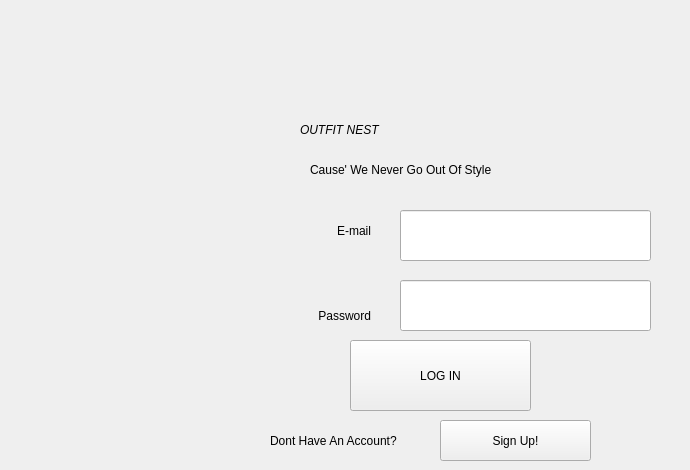
    <widget class="QWidget" name="logInPage">
     <widget class="QLabel" name="logoLabel1">
      <property name="geometry">
       <rect>
        <x>300</x>
        <y>50</y>
        <width>381</width>
        <height>161</height>
       </rect>
      </property>
      <property name="styleSheet">
       <string notr="true">font: 300 35pt &quot;Arial MT Std Light&quot;;</string>
      </property>
      <property name="text">
       <string>&lt;html&gt;&lt;head/&gt;&lt;body&gt;&lt;p&gt;&lt;span style=&quot; font-style:italic;&quot;&gt;OUTFIT NEST&lt;/span&gt;&lt;/p&gt;&lt;/body&gt;&lt;/html&gt;</string>
      </property>
     </widget>
     <widget class="QLabel" name="nameTab">
      <property name="geometry">
       <rect>
        <x>110</x>
        <y>180</y>
        <width>261</width>
        <height>101</height>
       </rect>
      </property>
      <property name="styleSheet">
       <string notr="true">font: 300 25pt &quot;Arial MT Std Light&quot;;</string>
      </property>
      <property name="text">
       <string>E-mail</string>
      </property>
      <property name="alignment">
       <set>Qt::AlignRight|Qt::AlignTrailing|Qt::AlignVCenter</set>
      </property>
     </widget>
     <widget class="QLabel" name="logo_label1">
      <property name="geometry">
       <rect>
        <x>220</x>
        <y>90</y>
        <width>101</width>
        <height>91</height>
       </rect>
      </property>
      <property name="text">
       <string/>
      </property>
     </widget>
     <widget class="QLabel" name="passwordTab">
      <property name="geometry">
       <rect>
        <x>80</x>
        <y>280</y>
        <width>291</width>
        <height>71</height>
       </rect>
      </property>
      <property name="styleSheet">
       <string notr="true">font: 300 25pt &quot;Arial MT Std Light&quot;;</string>
      </property>
      <property name="text">
       <string>Password</string>
      </property>
      <property name="alignment">
       <set>Qt::AlignRight|Qt::AlignTrailing|Qt::AlignVCenter</set>
      </property>
     </widget>
     <widget class="QPushButton" name="gotoSignUp">
      <property name="geometry">
       <rect>
        <x>440</x>
        <y>420</y>
        <width>151</width>
        <height>41</height>
       </rect>
      </property>
      <property name="styleSheet">
       <string notr="true">font: 300 10pt &quot;DejaVu Sans&quot;;</string>
      </property>
      <property name="text">
       <string>Sign Up!</string>
      </property>
     </widget>
     <widget class="QLineEdit" name="password_login">
      <property name="geometry">
       <rect>
        <x>400</x>
        <y>280</y>
        <width>251</width>
        <height>51</height>
       </rect>
      </property>
      <property name="echoMode">
       <enum>QLineEdit::Password</enum>
      </property>
     </widget>
     <widget class="QLineEdit" name="email_login">
      <property name="geometry">
       <rect>
        <x>400</x>
        <y>210</y>
        <width>251</width>
        <height>51</height>
       </rect>
      </property>
      <property name="styleSheet">
       <string notr="true">font: 300 16pt &quot;Times New Roman&quot;;</string>
      </property>
     </widget>
     <widget class="QLabel" name="logoLabel2">
      <property name="geometry">
       <rect>
        <x>310</x>
        <y>150</y>
        <width>371</width>
        <height>41</height>
       </rect>
      </property>
      <property name="styleSheet">
       <string notr="true">font: 300 13pt &quot;Arial MT Std Light&quot;;</string>
      </property>
      <property name="text">
       <string>&lt;html&gt;&lt;head/&gt;&lt;body&gt;&lt;p&gt;Cause' We Never Go Out Of Style&lt;/p&gt;&lt;/body&gt;&lt;/html&gt;</string>
      </property>
     </widget>
     <widget class="QLabel" name="label_5">
      <property name="geometry">
       <rect>
        <x>270</x>
        <y>420</y>
        <width>191</width>
        <height>41</height>
       </rect>
      </property>
      <property name="styleSheet">
       <string notr="true">font: 300 11pt &quot;Arial MT Std Light&quot;;</string>
      </property>
      <property name="text">
       <string>Dont Have An Account?</string>
      </property>
     </widget>
     <widget class="QPushButton" name="loginButton">
      <property name="geometry">
       <rect>
        <x>350</x>
        <y>340</y>
        <width>181</width>
        <height>71</height>
       </rect>
      </property>
      <property name="styleSheet">
       <string notr="true">font: 300 20pt &quot;DejaVu Sans&quot;;</string>
      </property>
      <property name="text">
       <string>LOG IN</string>
      </property>
     </widget>
    </widget>
